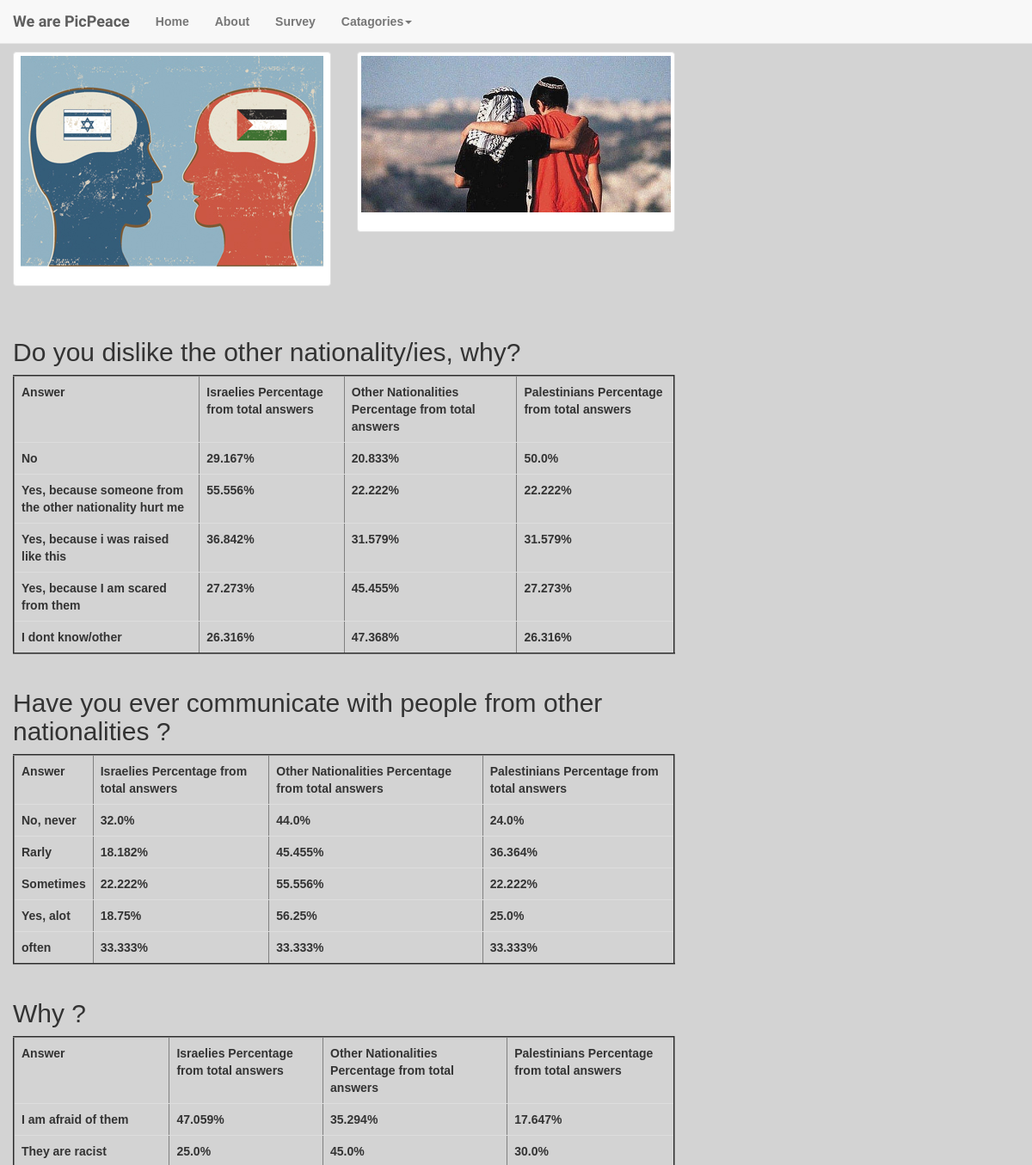
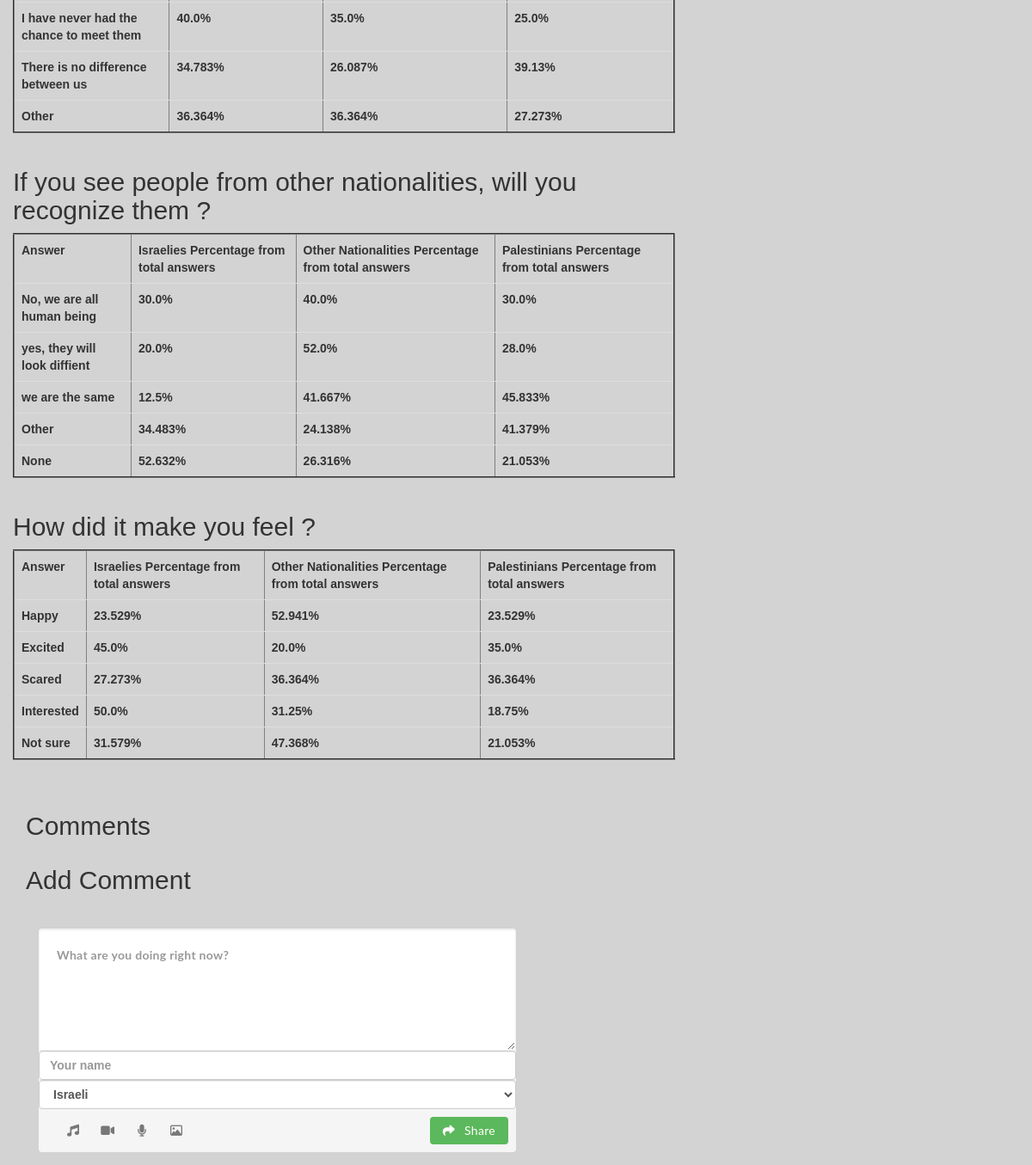
Page /statistics/7/ on the committed database (2 pictures, top to bottom).
### database_setup.py (models this page shows)
class Picture(Base):
    __tablename__ = 'picture'
    id = Column(Integer, primary_key=True)
    path = Column(String)
    category = Column(String)
    cover = Column(Boolean)
    discription=Column(String)

class Question(Base):
    __tablename__ = 'question'
    id = Column(Integer, primary_key=True)
    text = Column(String(15))
    a1 = Column(String(30))
    a2 = Column(String(60))
    a3 = Column(String(30))
    a4 = Column(String(30))
    a5 = Column(String(30))

### web_app.py (the view)
@app.route('/statistics/<int:pair_id>/')
def answer_statistics(pair_id):
    questions=session.query(Question).all()
    statistics = {}
    for q in questions:
        question_id = q.id
        '''print
        print (question_id)
        print (pair_id)
        print'''
        answers = session.query(Answer).filter_by(pair_id=pair_id, question_id=question_id).all()
        num_answers = float(len(answers))
        histogram = {'a1': 0, 'a2': 0, 'a3': 0, 'a4': 0, 'a5': 0}
        totals={'a1': 0, 'a2': 0, 'a3': 0, 'a4': 0, 'a5': 0}
        n_dic={'Israeli':{'a1': 0, 'a2': 0, 'a3': 0, 'a4': 0, 'a5': 0}, 'Palestinian':{'a1': 0, 'a2': 0, 'a3': 0, 'a4': 0, 'a5': 0}, 'Other':{'a1': 0, 'a2': 0, 'a3': 0, 'a4': 0, 'a5': 0}}
        for answer in answers:
                if answer.selected.isdigit():
                    n_dic[answer.nationality]['a'+answer.selected] += 1
                    totals['a'+answer.selected]+=1
        for nationality in n_dic.keys():
            for answer in n_dic[nationality]:
                if totals[answer]!=0:
                    n_dic[nationality][answer]*=100.0/totals[answer]
                    n_dic[nationality][answer]=round(n_dic[nationality][answer]*1000)/1000.0
        statistics[q.id] = n_dic
    pair=session.query(Pair).filter_by(id=pair_id).first()
    pic1=session.query(Picture).filter_by(id=pair.pic1_id).first()
    pic2=session.query(Picture).filter_by(id=pair.pic2_id).first()
    comments=session.query(Comment).filter_by(pair_id=pair_id).all()
    return render_template('statistics.html', q=q, pic1=pic1, pic2=pic2, questions=questions, stats=statistics, comments=comments, pair_id=pair_id)

### templates/statistics.html (shortened to what this page needs)
<!DOCTYPE html>
<html>
<head>
	<link rel="stylesheet" href="http://maxcdn.bootstrapcdn.com/bootstrap/3.3.6/css/bootstrap.min.css">
	<link rel="stylesheet" type="text/css" href="{{ url_for('static', filename='styles.css') }}">
</head>
<body>
<br><br><br>
 <nav class="navbar navbar-default navbar-fixed-top">
        <div class="container-fluid">
          <div class="navbar-header">
            <a class="navbar-brand" href="#">We are PicPeace</a>
          </div>
          <div id="navbar" class="navbar-collapse collapse">
            <ul class="nav navbar-nav">
              <li><a href="{{ url_for('main_page') }}">Home</a></li>
              <li><a href="{{ url_for('aboutus') }}">About</a></li>
              <li><a href="{{ url_for('survey') }}">Survey</a></li>
              <li class="dropdown">
                <a href="#" class="dropdown-toggle" data-toggle="dropdown" role="button" aria-haspopup="true" aria-expanded="false">Catagories<span class="caret"></span></a>
              </li>
            </ul>
          </div>
        </div>
      </nav>
	<div class="container-fluid">
		<div class="row">
  <div class="col-sm-6 col-md-4">
    <div class="thumbnail">
      <img src="{{url_for ('static' , filename=pic1.path)}}">
      <div class="caption">
      </div>
    </div>
  </div>
  <div class="col-sm-6 col-md-4">
    <div class="thumbnail">
      <img src="{{url_for ('static' , filename=pic2.path)}}">
      <div class="caption">
      </div>
    </div>
  </div>
  </div>
  <br/>
  {% for q in questions%}
<div class="row">
<div class="col-md-8">
<h2>{{q.text}}</h2>
<table class="table table-hover" border="2">
    <tr>
      <th>Answer</th>
      <th>Israelies Percentage from total answers</th>
      <th>Other Nationalities Percentage from total answers</th>
      <th>Palestinians Percentage from total answers</th>
    </tr>
    <tr>
      <td> {{q.a1}}</td>
      {%for n in stats[q.id]%}
      <td>{{stats[q.id][n]['a1']}}%</td>
      {%endfor%}
    </tr>
    <tr>
      <td> {{q.a2}}</td>
      {%for n in stats[q.id]%}
      <td>{{stats[q.id][n]['a2']}}%</td>
      {%endfor%}
    </tr>
    <tr>
      <td> {{q.a3}}</td>
      {%for n in stats[q.id]%}
      <td>{{stats[q.id][n]['a3']}}%</td>
      {%endfor%}
    </tr>
    <tr>
      <td> {{q.a4}}</td>
      {%for n in stats[q.id]%}
      <td>{{stats[q.id][n]['a4']}}%</td>
      {%endfor%}
    </tr>
    <tr>
      <td> {{q.a5}}</td>
      {%for n in stats[q.id]%}
      <td>{{stats[q.id][n]['a5']}}%</td>
      {%endfor%}
    </tr>
  </table>
</div></div>
  {%endfor%}
	</div>
<br>
<div class="container">
<h2>Comments</h2>
 <link rel="stylesheet" href="http://fontawesome.io/assets/font-awesome/css/font-awesome.css">
<div class="container">
  <div class="row">
    <h2>Add Comment</h2>
  </div>
    <div class="row">
    <div class="col-md-6">
                <div class="widget-area no-padding blank">
                <div class="status-upload form-group">
                  <form class="form-horizontal" action="{{url_for('submit_comment', pair_id=pair_id)}}" method="Post">
                    <textarea class="form-control" name="text" placeholder="What are you doing right now?" ></textarea>
                    <input type="text" name="author" class="form-control" placeholder="Your name">
                    <select id="selectbasic" name="nationality" class="form-control">
                    <option value="Israeli">Israeli</option>
                    </select>
                    <ul>
                      <li><a title="" data-toggle="tooltip" data-placement="bottom" data-original-title="Audio"><i class="fa fa-music"></i></a></li>
                      <li><a title="" data-toggle="tooltip" data-placement="bottom" data-original-title="Video"><i class="fa fa-video-camera"></i></a></li>
                      <li><a title="" data-toggle="tooltip" data-placement="bottom" data-original-title="Sound Record"><i class="fa fa-microphone"></i></a></li>
                      <li><a title="" data-toggle="tooltip" data-placement="bottom" data-original-title="Picture"><i class="fa fa-picture-o"></i></a></li>
                    </ul>
                    <button type="submit" name="submit" class="btn btn-success green"><i class="fa fa-share"></i> Share</button>
                  </form>
                </div>
              </div>
            </div>
    </div>
</div>
</div>
</body>
</html>

### static/styles.css (style rules this page uses)
body, html { font-family: 'Ubuntu', sans-serif; font-weight: bold; background: url("http://www.pixeden.com/media/k2/galleries/165/001-subtle-light-pattern-background-texture-vol5.jpg") no-repeat fixed center; background-size:cover; height: 100%; background-repeat: no-repeat; background-color: #d3d3d3; padding-top: 0px; }
.navbar-brand { font-family: 'Shadows Into Light Two', cursive; }
.widget-area.blank { background: none repeat scroll 0 0 rgba(0, 0, 0, 0); -webkit-box-shadow: none; -moz-box-shadow: none; -ms-box-shadow: none; -o-box-shadow: none; box-shadow: none; }
body .no-padding { padding: 0; }
.widget-area { background-color: #fff; -webkit-border-radius: 4px; -moz-border-radius: 4px; -ms-border-radius: 4px; -o-border-radius: 4px; border-radius: 4px; -webkit-box-shadow: 0 0 16px rgba(0, 0, 0, 0.05); -moz-box-shadow: 0 0 16px rgba(0, 0, 0, 0.05); -ms-box-shadow: 0 0 16px rgba(0, 0, 0, 0.05); -o-box-shadow: 0 0 16px rgba(0, 0, 0, 0.05); box-shadow: 0 0 16px rgba(0, 0, 0, 0.05); float: left; margin-top: 30px; padding: 25px 30px; position: relative; width: 100%; }
.status-upload { background: none repeat scroll 0 0 #f5f5f5; -webkit-border-radius: 4px; -moz-border-radius: 4px; -ms-border-radius: 4px; -o-border-radius: 4px; border-radius: 4px; float: left; width: 100%; }
.status-upload form { float: left; width: 100%; }
.status-upload form textarea { background: none repeat scroll 0 0 #fff; border: medium none; -webkit-border-radius: 4px 4px 0 0; -moz-border-radius: 4px 4px 0 0; -ms-border-radius: 4px 4px 0 0; -o-border-radius: 4px 4px 0 0; border-radius: 4px 4px 0 0; color: #777777; float: left; font-family: Lato; font-size: 14px; height: 142px; letter-spacing: 0.3px; padding: 20px; width: 100%; resize:vertical; outline:none; border: 1px solid #F2F2F2; }
.status-upload ul { float: left; list-style: none outside none; margin: 0; padding: 0 0 0 15px; width: auto; }
.status-upload ul > li { float: left; }
.status-upload ul > li > a { -webkit-border-radius: 4px; -moz-border-radius: 4px; -ms-border-radius: 4px; -o-border-radius: 4px; border-radius: 4px; color: #777777; float: left; font-size: 14px; height: 30px; line-height: 30px; margin: 10px 0 10px 10px; text-align: center; -webkit-transition: all 0.4s ease 0s; -moz-transition: all 0.4s ease 0s; -ms-transition: all 0.4s ease 0s; -o-transition: all 0.4s ease 0s; transition: all 0.4s ease 0s; width: 30px; cursor: pointer; }
.status-upload form button { border: medium none; -webkit-border-radius: 4px; -moz-border-radius: 4px; -ms-border-radius: 4px; -o-border-radius: 4px; border-radius: 4px; color: #fff; float: right; font-family: Lato; font-size: 14px; letter-spacing: 0.3px; margin-right: 9px; margin-top: 9px; padding: 6px 15px; }
.status-upload form button > i { margin-right: 7px; }

### rows in the picture
Picture: path (picture)
Picture: path (picture)
Question: text "Do you dislike the other nationality/ies, why?", a1 "No", stats "29.167" "20.833" "50.0", a2 "Yes, because someone from the other nationality hurt me", stats "55.556" "22.222" "22.222", a3 "Yes, because i was raised like this", stats "36.842" "31.579" "31.579", a4 "Yes, because I am scared from them", stats "27.273" "45.455" "27.273", a5 "I dont know/other", stats "26.316" "47.368" "26.316"
Question: text "Have you ever communicate with people from other nationalities ?", a1 "No, never", stats "32.0" "44.0" "24.0", a2 "Rarly", stats "18.182" "45.455" "36.364", a3 "Sometimes", stats "22.222" "55.556" "22.222", a4 "Yes, alot", stats "18.75" "56.25" "25.0", a5 "often", stats "33.333" "33.333" "33.333"
Question: text "Why ?", a1 "I am afraid of them", stats "47.059" "35.294" "17.647", a2 "They are racist", stats "25.0" "45.0" "30.0", a3 "I have never had the chance to meet them", stats "40.0" "35.0" "25.0", a4 "There is no difference between us", stats "34.783" "26.087" "39.13", a5 "Other", stats "36.364" "36.364" "27.273"
Question: text "If you see people from other nationalities, will you recognize them ?", a1 "No, we are all human being", stats "30.0" "40.0" "30.0", a2 "yes, they will look diffient", stats "20.0" "52.0" "28.0", a3 "we are the same", stats "12.5" "41.667" "45.833", a4 "Other", stats "34.483" "24.138" "41.379", a5 "None", stats "52.632" "26.316" "21.053"
Question: text "How did it make you feel ?", a1 "Happy", stats "23.529" "52.941" "23.529", a2 "Excited", stats "45.0" "20.0" "35.0", a3 "Scared", stats "27.273" "36.364" "36.364", a4 "Interested", stats "50.0" "31.25" "18.75", a5 "Not sure", stats "31.579" "47.368" "21.053"
